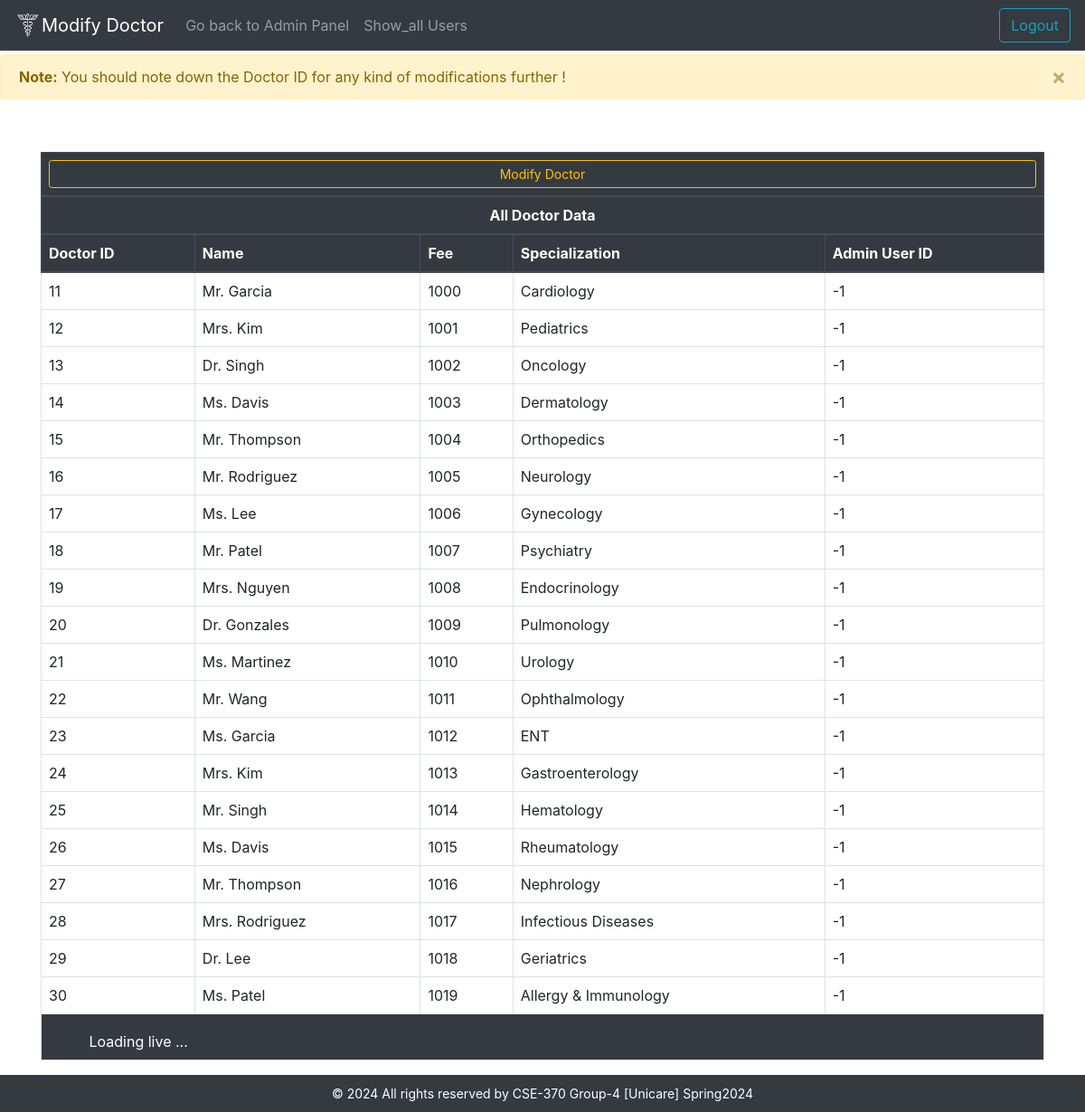
The page /Unicare/admin/doctor/doctor.php on the database its author committed.
### tables this page shows
CREATE TABLE `doctor` (
  `User_id` int(10) NOT NULL,
  `Fee` int(11) DEFAULT NULL,
  `Specialization` varchar(50) DEFAULT NULL,
  `Admin_user_id` int(10) DEFAULT NULL
);

CREATE TABLE `users` (
  `user_id` int(10) NOT NULL,
  `age` int(11) DEFAULT NULL,
  `address` varchar(100) DEFAULT NULL,
  `name` varchar(20) NOT NULL
);

### Unicare/admin/doctor/doctor.php (the view, shortened to what this page needs)
<!DOCTYPE html>
<html lang="en">
<head>
    <link rel="stylesheet" href="../../css/bootstrap/css/bootstrap.min.css">
    <link rel="stylesheet" href="../../css/style.css">
</head>
<body>
<body>
    <nav class="navbar navbar-expand-lg fixed-top navbar-dark bg-dark">
        <a class="navbar-brand" href="#"><img src="../../media/favicon.png" width="30" height="30" class="d-inline-block align-top" alt="">Modify Doctor</a>
          <div class="collapse navbar-collapse" id="navbarSupportedContent">
          <ul class="navbar-nav mr-auto">
            <li class="nav-item">
            <a class="nav-link" href="../admin_panel.php">Go back to Admin Panel</a>
            </li>
            <li class="nav-item">
            <a class="nav-link" href="showall.php">Show_all Users</a>
            </li>
        </ul>
        <a class="btn btn-outline-info ml-aut"  href="../../signout.php" role="button" >Logout</a>
      </nav>
    <div class="admin_alert">
    <div class="alert alert-warning alert-dismissible fade show" role="alert">
        <strong>Note:</strong> You should note down the Doctor ID for any kind of modifications further !
        <button type="button" class="close" data-dismiss="alert" aria-label="Close">
            <span aria-hidden="true">&times;</span>
        </button>
    </div>
        </div>
        <?php
require_once '../../dbconnect.php';
?>
<div class="container mt-5" id="table">
    <div class="table-responsive">
        <table class="table custom-table">
            <thead class="thead-dark">
                <tr>
                    <th colspan="5" class="text-center"><button type="button" class="btn btn-outline-warning btn-sm btn-block" data-toggle="modal" data-target="#addAdminModal">Modify Doctor</button></th>
                </tr>
                <tr>
                    <th colspan="5" class="text-center">All Doctor Data</th>
                </tr>
                <tr>
                    <th>Doctor ID</th>
                    <th>Name</th>
                    <th>Fee</th>
                    <th>Specialization</th>
                    <th>Admin User ID</th>
                </tr>
            </thead>
            <tbody>
                <?php
                $sql = "SELECT D.User_id as Doc_id, U.name as Name, D.Fee, D.Specialization, D.Admin_user_id
                        FROM Doctor D
                        INNER JOIN Users U ON D.User_id = U.user_id";
                $result = mysqli_query($conn, $sql);
                if (mysqli_num_rows($result) > 0) {
                    while($row = mysqli_fetch_assoc($result)) {
                        echo "<tr>";
                        echo "<td>" . $row['Doc_id'] . "</td>";
                        echo "<td>" . $row['Name'] . "</td>";
                        echo "<td>" . $row['Fee'] . "</td>";
                        echo "<td>" . $row['Specialization'] . "</td>";
                        echo "<td>" . $row['Admin_user_id'] . "</td>";
                        echo "</tr>";
                    }
                } else {
                    echo "<tr><td colspan='5'>No records found</td></tr>";
                }
                ?>
            </tbody>
            <tfoot class="bg-dark text-white">
                <tr>
                    <td colspan="10">
                    <span class="ml-2">Loading live ...</span>
                    </td>
                </tr>
            </tfoot>
        </table>
    </div>
</div>
<footer class="footer">
        <?php
        $year = date("Y");
        echo "© $year All rights reserved by CSE-370 Group-4 [Unicare] Spring2024";
        ?>
    </footer>
</body>
</html>

### Unicare/css/style.css (style rules this page uses)
.custom-table { border: 1px solid #dee2e6; border-collapse: collapse; }
.custom-table th, .custom-table td { border: 1px solid #dee2e6; padding: 8px; }
.custom-table thead { background-color: #343a40; color: #fff; }
table { margin-top: 10px; }
.admin_alert { margin-top: 60px; }
.footer { font-size: 14px; background-color: #343a40; color: white; text-align: center; padding: 10px 0; }
html, body { height: 100%; margin: 0; padding: 0; }

### rows shown on the page
doctor: User_id "11", User_id.name "Mr. Garcia", Fee "1000", Specialization "Cardiology", Admin_user "-1"
doctor: User_id "12", User_id.name "Mrs. Kim", Fee "1001", Specialization "Pediatrics", Admin_user "-1"
doctor: User_id "13", User_id.name "Dr. Singh", Fee "1002", Specialization "Oncology", Admin_user "-1"
doctor: User_id "14", User_id.name "Ms. Davis", Fee "1003", Specialization "Dermatology", Admin_user "-1"
doctor: User_id "15", User_id.name "Mr. Thompson", Fee "1004", Specialization "Orthopedics", Admin_user "-1"
doctor: User_id "16", User_id.name "Mr. Rodriguez", Fee "1005", Specialization "Neurology", Admin_user "-1"
doctor: User_id "17", User_id.name "Ms. Lee", Fee "1006", Specialization "Gynecology", Admin_user "-1"
doctor: User_id "18", User_id.name "Mr. Patel", Fee "1007", Specialization "Psychiatry", Admin_user "-1"
doctor: User_id "19", User_id.name "Mrs. Nguyen", Fee "1008", Specialization "Endocrinology", Admin_user "-1"
doctor: User_id "20", User_id.name "Dr. Gonzales", Fee "1009", Specialization "Pulmonology", Admin_user "-1"
doctor: User_id "21", User_id.name "Ms. Martinez", Fee "1010", Specialization "Urology", Admin_user "-1"
doctor: User_id "22", User_id.name "Mr. Wang", Fee "1011", Specialization "Ophthalmology", Admin_user "-1"
doctor: User_id "23", User_id.name "Ms. Garcia", Fee "1012", Specialization "ENT", Admin_user "-1"
doctor: User_id "24", User_id.name "Mrs. Kim", Fee "1013", Specialization "Gastroenterology", Admin_user "-1"
doctor: User_id "25", User_id.name "Mr. Singh", Fee "1014", Specialization "Hematology", Admin_user "-1"
doctor: User_id "26", User_id.name "Ms. Davis", Fee "1015", Specialization "Rheumatology", Admin_user "-1"
doctor: User_id "27", User_id.name "Mr. Thompson", Fee "1016", Specialization "Nephrology", Admin_user "-1"
doctor: User_id "28", User_id.name "Mrs. Rodriguez", Fee "1017", Specialization "Infectious Diseases", Admin_user "-1"
doctor: User_id "29", User_id.name "Dr. Lee", Fee "1018", Specialization "Geriatrics", Admin_user "-1"
doctor: User_id "30", User_id.name "Ms. Patel", Fee "1019", Specialization "Allergy & Immunology", Admin_user "-1"
